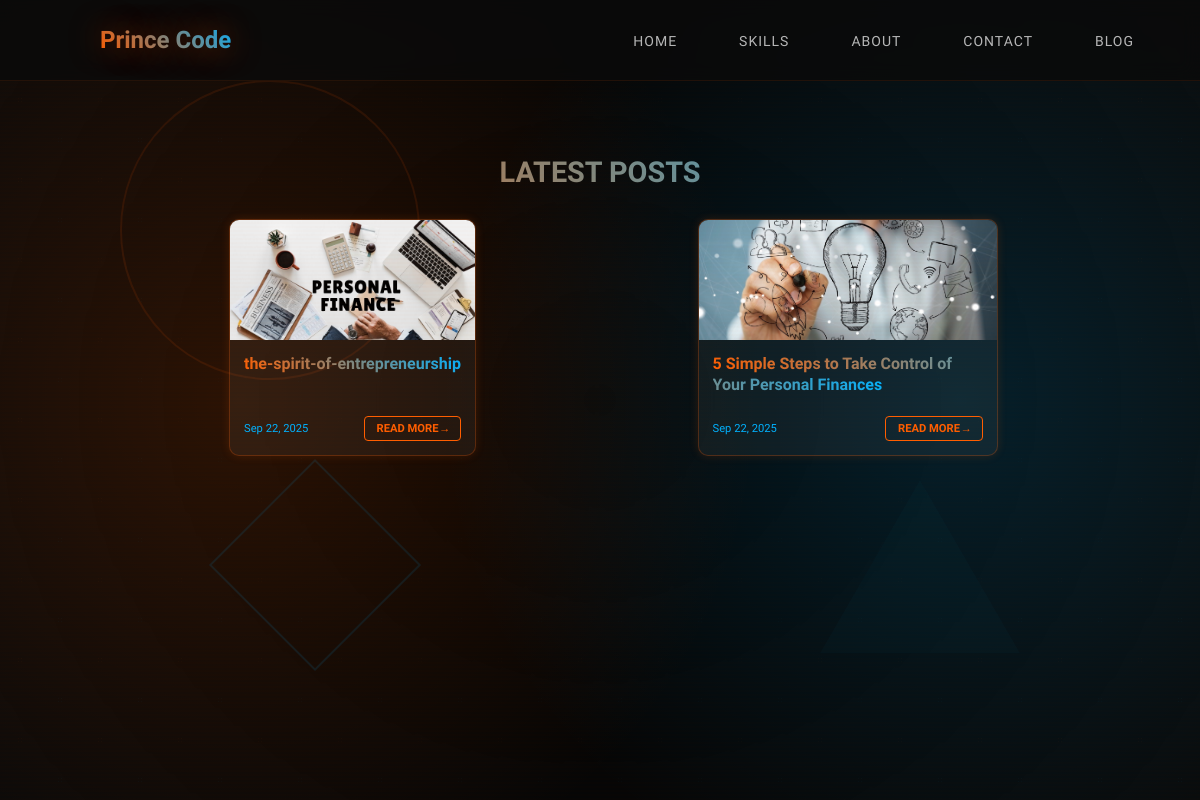
Page /blog_list/ on the committed database.
### main/models.py (models this page shows, shortened)
class BlogPost(models.Model):
    title = models.CharField(max_length=200)
    slug = models.SlugField(
        unique=True,
        max_length=200,
        blank=True,
        help_text="Auto-generated from title if left empty"
    )
    content = models.TextField()
    image = models.ImageField(
        upload_to="blog_images/",
        blank=True,
        null=True
    )
    link = models.URLField(
        blank=True,
        null=True,
        help_text="Optional external link"
    )
    created_at = models.DateTimeField(auto_now_add=True)

### main/views.py (the view)
# urls.py: path("blog_list/", views.blog_list, name="post_list"),
def blog_list(request):
    posts = BlogPost.objects.all().order_by("-created_at")
    return render(request, "main/blog_list.html", {"posts": posts})

### main/templates/main/blog_list.html (shortened to what this page needs)
{% extends "main/base.html" %}
{% load static %}
{% block content %}
<section class="blog-list">
  <h1 class="section-title">Latest Posts</h1>
  <div class="blog-grid">
    {% for post in posts %}
      <article class="blog-card">
        <a href="{% url 'post_detail' post.id %}" class="blog-image">
          {% if post.image %}
  <img src="{{ post.image.url }}" alt="{{ post.title }}">
{% else %}
  <img src="{% static 'images/default.jpg' %}" alt="No image available">
{% endif %}
        </a>
        <div class="blog-content">
          <h2 class="blog-title">
            <a href="{% url 'post_detail' post.id %}">{{ post.title }}</a>
          </h2>
          <p class="blog-excerpt">{{ post.excerpt }}</p>
          <div class="blog-meta">
            <span class="blog-date">{{ post.created_at|date:"M d, Y" }}</span>
            <a href="{% url 'post_detail' post.id %}" class="read-more">Read More →</a>
          </div>
        </div>
      </article>
    {% endfor %}
  </div>
</section>
{% endblock %}

### main/static/css/styles.css (style rules this page uses)
* { margin: 0; padding: 0; box-sizing: border-box; }
body { font-family: 'Rajdhani', sans-serif; background: #0a0a0a; color: #ffffff; overflow-x: hidden; position: relative; font-weight: 400; }
.section-title { font-family: 'Orbitron', monospace; font-size: 3rem; font-weight: 900; text-align: center; margin-bottom: 60px; background: linear-gradient(45deg, #FF5E00, #00B2FF); -webkit-background-clip: text; -webkit-text-fill-color: transparent; text-transform: uppercase; }
.blog-list { padding: 60px 15px; max-width: 1000px; margin: 0 auto; }
.section-title { font-size: 1.8rem; font-family: 'Orbitron', monospace; text-align: center; margin-bottom: 30px; background: linear-gradient(45deg, #FF5E00, #00B2FF); -webkit-background-clip: text; -webkit-text-fill-color: transparent; }
.blog-grid { display: grid; grid-template-columns: repeat(auto-fit, minmax(240px, 1fr)); gap: 20px; }
.blog-card { background: rgba(255, 255, 255, 0.05); border: 1px solid rgba(255, 94, 0, 0.25); border-radius: 10px; overflow: hidden; box-shadow: 0 0 10px rgba(255, 94, 0, 0.15); transition: transform 0.25s ease, box-shadow 0.25s ease; display: flex; flex-direction: column; max-width: 300px; margin: 0 auto; }
.blog-image { display: block; width: 100%; height: 120px; overflow: hidden; }
.blog-image img { width: 100%; height: 100%; object-fit: cover; transition: transform 0.4s ease; }
.blog-content { padding: 14px; flex: 1; display: flex; flex-direction: column; }
.blog-title { font-size: 1rem; font-weight: 700; margin-bottom: 8px; font-family: 'Orbitron', monospace; line-height: 1.3; }
.blog-title a { background: linear-gradient(45deg, #FF5E00, #00B2FF); -webkit-background-clip: text; -webkit-text-fill-color: transparent; text-decoration: none; }
.blog-excerpt { flex: 1; font-size: 0.8rem; line-height: 1.4; opacity: 0.85; color: #ddd; margin-bottom: 12px; }
.blog-meta { display: flex; justify-content: space-between; align-items: center; font-size: 0.7rem; color: #aaa; }
.blog-date { font-family: 'Orbitron', monospace; color: #00B2FF; }
.read-more { text-decoration: none; padding: 5px 12px; border: 1px solid #FF5E00; color: #FF5E00; font-size: 0.7rem; font-weight: 600; text-transform: uppercase; border-radius: 4px; transition: all 0.25s ease; font-family: 'Orbitron', monospace; }

### rows in the picture
BlogPost: image (placeholder picture), title "the-spirit-of-entrepreneurship", created_at "Sep 22, 2025"
BlogPost: image (picture), title "5 Simple Steps to Take Control of Your Personal Finances", created_at "Sep 22, 2025"
